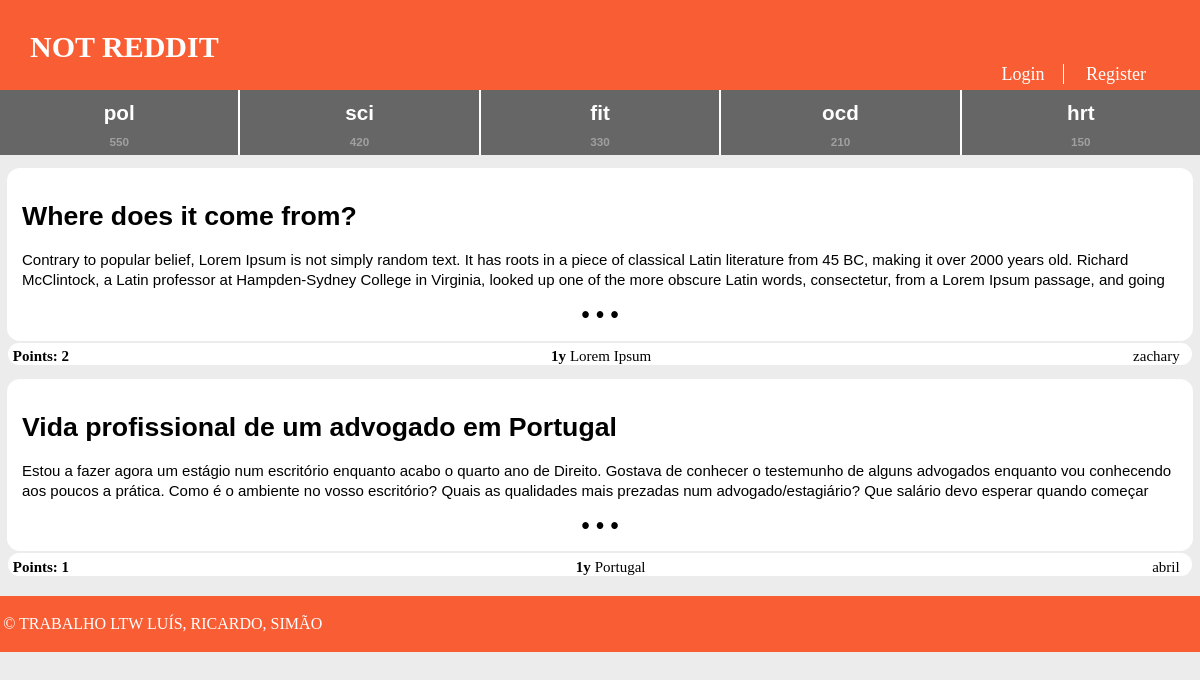
The page /pages/homepage.php on the database its author committed.
### tables this page shows
CREATE TABLE Channel (
  name VARCHAR PRIMARY KEY,
  subscribers INTEGER DEFAULT 0
);

CREATE TABLE Story (
  id INTEGER PRIMARY KEY,
  title VARCHAR,
  published INTEGER, -- date when the story was published in epoch format
  channel VARCHAR REFERENCES channel, -- comma separated tags
  author VARCHAR REFERENCES utilizer, -- who wrote the article
  points INTEGER DEFAULT 0,
  fulltext VARCHAR
);

### database/db_channel.php (called while the page is built, shortened)
<?php
	function getAllChannels(){
		$db = Database::instance()->db();
		$allChannels = $db->prepare('SELECT name FROM Channel');
		$allChannels->execute();
		$allChannelNames = $allChannels->fetchAll();
		return $allChannelNames;
	}
?>

### database/db_story.php (called while the page is built, shortened)
<?php
	function getMostRecentStoryFromChannel($channel){
		$db = Database::instance()->db();
		$recentStory = $db->prepare('SELECT id, title, fulltext, MAX(published) AS "published", channel, author, points FROM Story  WHERE channel = ?');
		$recentStory->execute(array($channel));
		$recentStory = $recentStory->fetchAll();
		return $recentStory;
	}
?>

### templates/tpl_common.php (the view, shortened to what this page needs)
<?php
	include_once('tpl_sub.php');
	include_once('tpl_story.php');
?>
<?php function draw_header($username, $channel) { ?>
	<!DOCTYPE html>
	<html>
		<head>
			<link rel="stylesheet" href="../css/common.css">
		</head>
		<body>
			<header>
				<?php if($channel === "NOT REDDIT") { ?>
					<a id="title" href="../pages/homepage.php"><?=$channel?></a>
				<?php } else { ?>
					<a id="title" href="../pages/channel.php?name=<?=$channel?>"><?=$channel?></a>
				<?php } ?>
				<?php if($username != NULL) { ?>
					<nav id="signup">
						<a id="profile" href="../pages/profile.php?name=<?=$username?>"><?= $username ?></a>
						<a href="../actions/action_logout.php">Logout</a>
						<?php draw_subscriberList() ?>
					</nav>
				<?php } else { ?>
					<nav id="signup">
						<a href="../pages/login.php">Login</a>
						<a href="../pages/register.php">Register</a>
					</nav>
				<?php } ?>
			</header>
<?php } ?>
<?php function time_elapsed($date) {
	$now = new DateTime;
	$ago = new DateTime($date);
	$diff = $now->diff($ago);
	$diff->w = floor($diff->d / 7);
	$diff->d -= $diff->w * 7;
	$string = array(
		'y' => 'y',
		'm' => 'm',
		'w' => 'w',
		'd' => 'd',
		'h' => 'h',
		'i' => 'min',
		's' => 's',
	);
	foreach ($string as $k => &$v) {
		if ($diff->$k) {
			$v = $diff->$k . '' . $v . ($diff->$k > 1 ? '' : '');
		} else {
			unset($string[$k]);
		}
	}
	$string = array_slice($string, 0, 1);
	return $string ? implode(', ', $string) . '' : 'just now';
} ?>
<?php function draw_info_bar_story($storyId, $username, $channel, $date, $points) { ?>
	<section id = "info_bar">
		<div id="start">
			<h6 id="points"> Points: <?=$points?> </h6>
		</div>
		<div id="middle">
			<h6 id="date"><?=time_elapsed('@' . $date)?></h6>
			<a id="channel" onclick="window.location.href='../pages/channel.php?name=<?=$channel?>'"><?=$channel?></a>
		</div>
		<div id="end">
			<a id="profile" onclick="window.location.href='../pages/profile.php?name=<?=$username?>'"><?=$username?></a>
		</div>
	</section>
<?php } ?>
<?php function draw_footer() { ?>
	</body>
	<footer>
		<p>&copy; TRABALHO LTW LUÍS, RICARDO, SIMÃO</p>
	</footer>
	</html>
<?php } ?>

### pages/homepage.php (shortened to what this page needs)
<?php
	include_once('../templates/tpl_common.php');
	include_once('../templates/tpl_sub.php');
	include_once('../templates/tpl_story.php');
	include_once('../database/db_story.php');
	include_once('../database/db_channel.php');
	$channellist = array('pol', 'sci', 'fit', 'ocd', 'hrt');
	$numsubs = array('550', '420', '330', '210', '150');
	$channelid = array('68', '72', '44', '32', '69');
	if(!isset($_SESSION['username'])) {
		draw_header(null, 'NOT REDDIT');
	} else {
		draw_header($_SESSION['username'], 'NOT REDDIT');
		draw_topsubs($channellist, $numsubs, $channelid);
		draw_createChannel();
	}
	$allChannels = getAllChannels();
	foreach($allChannels as $channel){
		$mostRecent = getMostRecentStoryFromChannel($channel['name']);
		draw_storyCard($mostRecent[0], true);
	}
	draw_footer();
?>

### templates/tpl_story.php (shortened to what this page needs)
<?php
	include_once('../templates/tpl_common.php');
	include_once('../database/db_story.php');
?>
<?php function draw_storyCard($story, $displayChannel) { ?>
	<link rel="stylesheet" href="../css/storyCard.css">
	<?php if($displayChannel) {
		$channel = $story['channel'];
	} else {
		$channel = null;
	} ?>
	<button id="storyCard" onclick="window.location.href='../pages/story.php?id=<?=$story['id']?>'">
		<h1> <?=htmlspecialchars($story['title'])?> </h1>
		<p> <?=htmlspecialchars($story['fulltext'])?> </p>
		<p>&bull; &bull; &bull;</p>
	</button>
	<?php draw_info_bar_story($story['id'], $story['author'], $channel, $story['published'], $story['points']) ?>
<?php } ?>

### css/common.css (style rules this page uses)
body { margin: 0 auto; padding-bottom: 5em; max-width: 80em; --bg-color: #ececec; --panel-color: #f95d34; --error-bg-color: lightcoral; --error-ft-color: black; --successs-bg-color: lightgreen; --success-ft-color: black; background-color: var(--bg-color); }
body > header { display: grid; grid-template-columns: 1fr auto; grid-template-rows: auto auto; background-color: var(--panel-color) ; color: white; }
body > header #title { padding-top: 1em; padding-left: 1em; text-decoration: none; color: white; font-size: 30px; font-weight: bold; grid-column: 1; grid-row: 1; cursor: pointer; }
body > header #signup { padding-right: 2em; padding-bottom: 5px; grid-column: 2; grid-row: 2; font-size: 18px; }
body > header > #signup > a:first-child { border-right: 1px solid white; }
body > header > #signup > a { padding: 0 1em; color: white; text-decoration: none; }
body > header #signup > a:first-child { padding-left: 0; }
#info_bar { background-color: white; border: none; border-radius: 13px; display: flex; flex-direction: row; justify-content: space-between; align-content: baseline; margin: 2px 0.5em 0em 0.5em; padding: 0.3em; padding-bottom: 0; }
#info_bar #points { color: black; font-size: 15px; display: inline; }
#info_bar #date { color: black; text-decoration: none; font-size: 15px; display: inline; }
#info_bar #channel { color: black; text-decoration: none; cursor: pointer; font-size: 15px; display: inline; }
#info_bar #profile { color: black; text-decoration: none; cursor: pointer; font-size: 15px; display:inline; padding-right: 0.5em; }
footer { padding: 0.2em; margin: 20px auto; max-width: 80em; background-color: var(--panel-color); color: white; }

### css/storyCard.css (style rules this page uses)
#storyCard { background-color: white; border: 2px solid white; border-radius: 13px; margin: 1em 0.5em 0em 0.5em; padding: 1em; }
#storyCard > h1 { text-align: left; }
#storyCard > p { overflow: hidden; max-height: 40px; text-align: left; font-size: 15px; line-height: 20px; }
#storyCard > p:last-child { text-align: center; font-size: 173%; font-weight: bolder; padding-top: 0; margin-top: 0; margin-bottom: 0; }

### rows shown on the page
channel: story.title "Where does it come from?", story.fulltext "Contrary to popular belief, Lorem Ipsum is not simply random text. It has roots in a piece of classical Latin literature from 45 BC, making it over 2000 years old. Richard McClintock, a Latin professor at Hampden-Sydney College in Virginia, looked up one of the more obscure Latin words, consectetur, from a Lorem Ipsum passage, and going…", story.points "2", date "1y", story.channel "Lorem Ipsum", story.author "zachary"
channel: story.title "Vida profissional de um advogado em Portugal", story.fulltext "Estou a fazer agora um estágio num escritório enquanto acabo o quarto ano de Direito. Gostava de conhecer o testemunho de alguns advogados enquanto vou conhecendo aos poucos a prática. Como é o ambiente no vosso escritório? Quais as qualidades mais prezadas num advogado/estagiário? Que salário devo esperar quando começar…", story.points "1", date "1y", story.channel "Portugal", story.author "abril"

### other values the page prints
$channel "NOT REDDIT"
$channellist[$i] "pol"
$numsubs[$i] "550"
$channellist[$i] "sci"
$numsubs[$i] "420"
$channellist[$i] "fit"
$numsubs[$i] "330"
$channellist[$i] "ocd"
$numsubs[$i] "210"
$channellist[$i] "hrt"
$numsubs[$i] "150"
